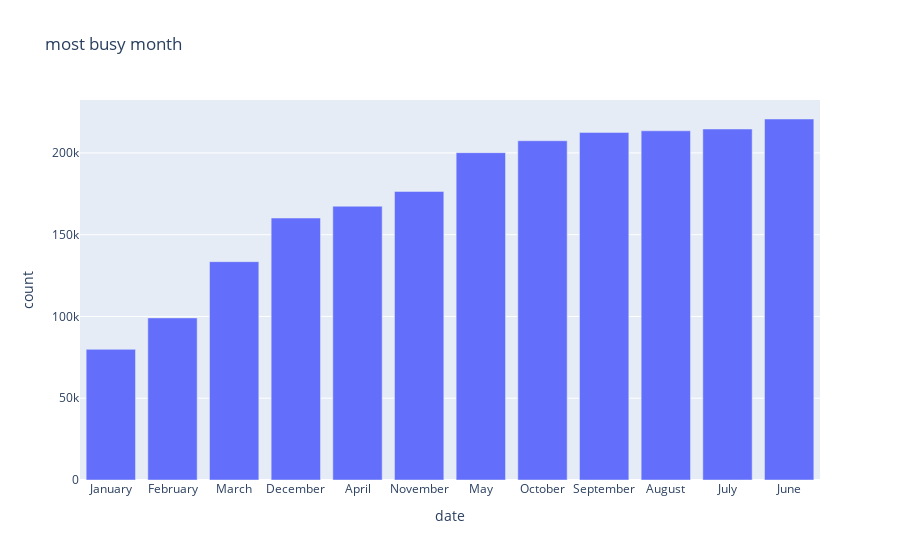

Here is the notebook cell this chart was saved with:
### Code cell
fig = px.bar(monthcount, x = 'date', y = 'count', title='most busy month')
fig.show()

### Figure 1 — Plotly figure (JSON) as saved in the notebook; plotly's stock layout.template omitted (floating-point values rounded to 4 significant figures)
{"data": [{"alignmentgroup": "True", "hovertemplate": "date=%{x}<br>count=%{y}<extra></extra>", "legendgroup": "", "marker": {"color": "#636efa", "pattern": {"shape": ""}}, "name": "", "offsetgroup": "", "orientation": "v", "showlegend": false, "textposition": "auto", "type": "bar", "x": ["January", "February", "March", "December", "April", "November", "May", "October", "September", "August", "July", "June"], "xaxis": "x", "y": [79884, 99113, 133501, 160160, 167402, 176440, 200147, 207434, 212529, 213516, 214617, 220733], "yaxis": "y"}], "layout": {"barmode": "relative", "legend": {"tracegroupgap": 0}, "title": {"text": "most busy month"}, "xaxis": {"anchor": "y", "domain": [0, 1], "title": {"text": "date"}}, "yaxis": {"anchor": "x", "domain": [0, 1], "title": {"text": "count"}}}}
